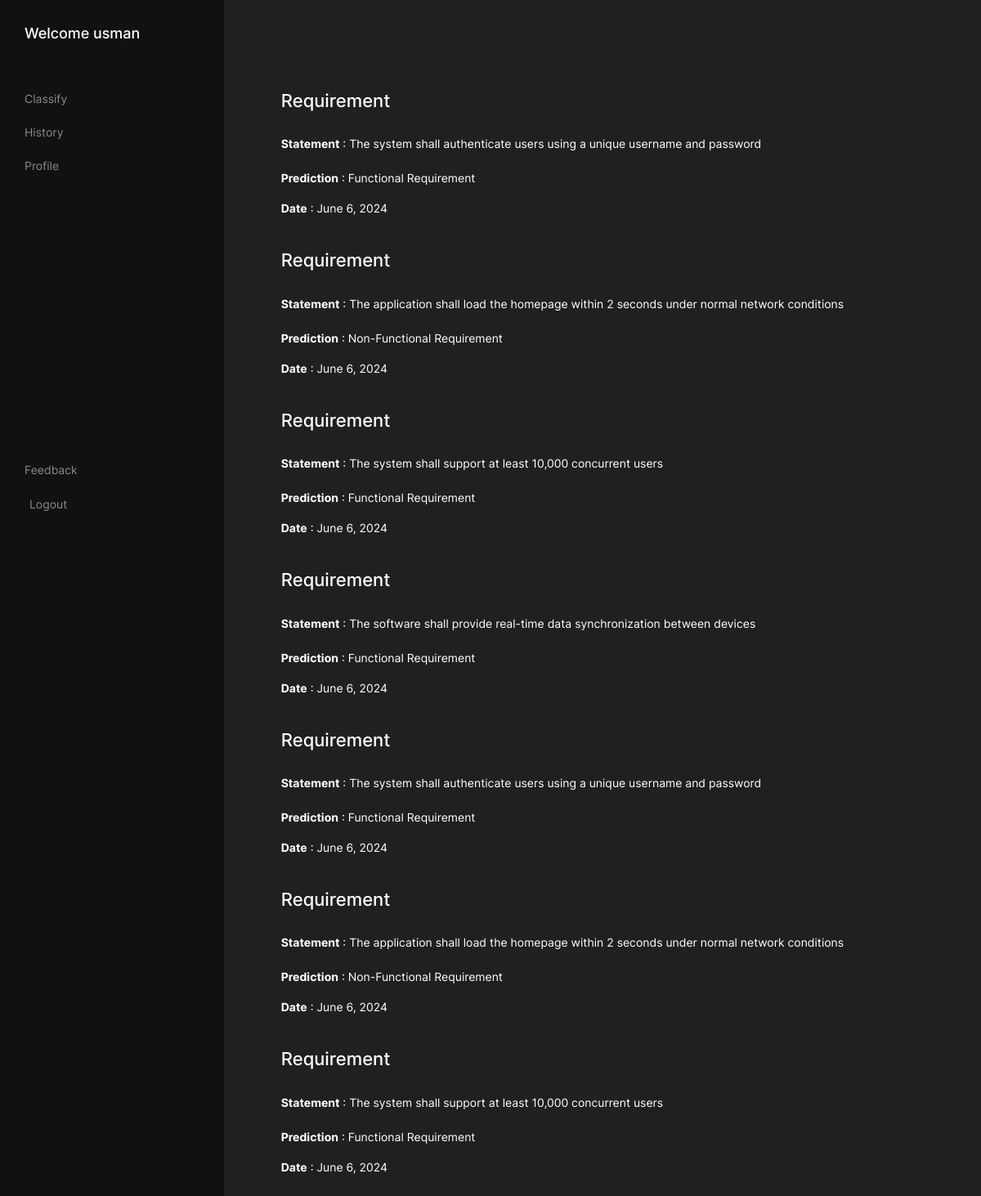
/details/General System's Requirements/ (signed in), run on the app's committed database.
### dashboard/models.py (models this page shows, shortened)
class RECORD(models.Model):
    title = models.CharField(max_length=255)
    content = models.TextField()
    date = models.DateField(auto_now_add=True)
    user = models.ForeignKey("auth.user", on_delete=models.CASCADE, null=True)
    prediction = models.CharField(max_length=255, default="Unknown")
    group = models.CharField(max_length=100,default="Unknown")

### dashboard/views.py (the view)
# urls.py: path("details/<str:group>/", detailed.as_view(), name="details"),
class detailed(LoginRequiredMixin, ListView):
    template_name = "dashboard/detailView.html"
    model = RECORD
    context_object_name = "records"
    def get_queryset(self):
        group = self.kwargs['group']
        return RECORD.objects.filter(group=group)

### templates/dashboard/detailView.html (shortened to what this page needs)
{% load static %}
<!doctype html>
<html class="h-100" lang="en">
<head>
    <link rel="stylesheet" href="{% static 'css/theme.min.css' %}">
</head>
<body class="bg-black text-white mt-0" data-bs-spy="scroll" data-bs-target="#navScroll">
    <div class="main_profile_div">
        <div class="inner">
            {% include 'sidebar.html' %}
            <div class="right">
                <div class="content">
                    <div class="records">
                        {% for record in records %}
                        <div style="margin:40px 0px;">
                            <h3 style="font-size: 22px;">
                                Requirement
                            </h3>
                            <br>
                            <div id="content">
                             <strong>Statement</strong> :  {{ record.content }} <br> <br>
                            </div>
                            <p>
                                <strong>Prediction</strong> :   {{ record.prediction }}
                            </p>
                            <p>
                              <strong>Date</strong> :   {{ record.date }}
                            </p>
                        </div>
                    {% endfor %}
                    </div>
                </div>
            </div>
        </div>
    </div>
</body>
</html>

### templates/sidebar.html (shortened to what this page needs)
<div class="left">
    <div class="head">
        <h2>Welcome {{user.username}}</h2>
    </div>
    <div class="links">
        <div class="upper_links">
            <a href="{% url 'input' %}">Classify</a>
            <a href="{% url 'history' %}">History</a>
            <a href="{% url 'profile' %}">Profile</a>
        </div>
        <div class="lower_links">
            <a href="{% url 'feedback' %}">Feedback</a>
            <form method="post" action="{% url 'logout' %}">
                <button class="logout" type="submit">Logout</button>
            </form>
        </div>
    </div>
</div>

### templates/dashboard/detailView.html (style rules this page uses)
.main_profile_div { background-color: #111; width: 100%; height: 100vh; font-size: 14px; }
.main_profile_div h2 { font-size: 18px; }
.main_profile_div .inner { display: flex; justify-content: space-between; min-height: 100vh; }
.left { padding: 30px; width: 23%; }
.right { padding: 20px; background-color: #202020; width: 78%; }
.left .links { height: 80vh; display: flex; flex-direction: column; justify-content: space-between; }
.left .links .upper_links { margin-top: 50px; display: flex; flex-direction: column; gap: 20px; }
.left .links a { text-decoration: none; color: #8A8A8E; ; }
.left .links .lower_links { display: flex; flex-direction: column; gap: 20px; }
.right .content { padding: 50px; }

### templates/sidebar.html (style rules this page uses)
.lower_links { margin-top: 300px; }
.logout { background:transparent; border:none; color:#8A8A8E; }

### data on the page
RECORD: content "The system shall authenticate users using a unique username and password", prediction "Functional Requirement", date "June 6, 2024"
RECORD: content "The application shall load the homepage within 2 seconds under normal network conditions", prediction "Non-Functional Requirement", date "June 6, 2024"
RECORD: content "The system shall support at least 10,000 concurrent users", prediction "Functional Requirement", date "June 6, 2024"
RECORD: content "The software shall provide real-time data synchronization between devices", prediction "Functional Requirement", date "June 6, 2024"
RECORD: content "The system shall authenticate users using a unique username and password", prediction "Functional Requirement", date "June 6, 2024"
RECORD: content "The application shall load the homepage within 2 seconds under normal network conditions", prediction "Non-Functional Requirement", date "June 6, 2024"
RECORD: content "The system shall support at least 10,000 concurrent users", prediction "Functional Requirement", date "June 6, 2024"

### other printed values
{{ user.username }} "usman"
